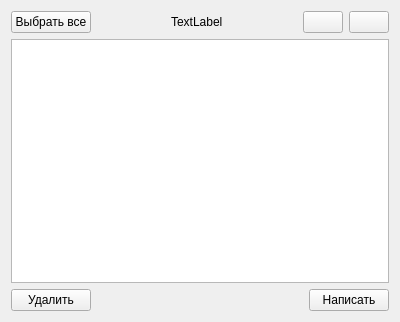
<?xml version="1.0" encoding="UTF-8"?>
<ui version="4.0">
 <class>ViewPostsWidget</class>
 <widget class="QWidget" name="ViewPostsWidget">
  <property name="geometry">
   <rect>
    <x>0</x>
    <y>0</y>
    <width>400</width>
    <height>322</height>
   </rect>
  </property>
  <property name="windowTitle">
   <string>Form</string>
  </property>
  <layout class="QVBoxLayout" name="verticalLayout">
   <item>
    <layout class="QHBoxLayout" name="horizontalLayout">
     <item>
      <widget class="QPushButton" name="mpChecked">
       <property name="text">
        <string>Выбрать все</string>
       </property>
      </widget>
     </item>
     <item>
      <spacer name="horizontalSpacer_2">
       <property name="orientation">
        <enum>Qt::Horizontal</enum>
       </property>
       <property name="sizeHint" stdset="0">
        <size>
         <width>40</width>
         <height>20</height>
        </size>
       </property>
      </spacer>
     </item>
     <item>
      <widget class="QLabel" name="mpCount">
       <property name="text">
        <string>TextLabel</string>
       </property>
      </widget>
     </item>
     <item>
      <spacer name="horizontalSpacer">
       <property name="orientation">
        <enum>Qt::Horizontal</enum>
       </property>
       <property name="sizeHint" stdset="0">
        <size>
         <width>40</width>
         <height>20</height>
        </size>
       </property>
      </spacer>
     </item>
     <item>
      <widget class="QPushButton" name="mpBack">
       <property name="text">
        <string/>
       </property>
       <property name="icon">
        <iconset resource="../../resourses.qrc">
         <normaloff>:/image/resource/back.png</normaloff>:/image/resource/back.png</iconset>
       </property>
       <property name="iconSize">
        <size>
         <width>24</width>
         <height>24</height>
        </size>
       </property>
      </widget>
     </item>
     <item>
      <widget class="QPushButton" name="mpNext">
       <property name="text">
        <string/>
       </property>
       <property name="icon">
        <iconset resource="../../resourses.qrc">
         <normaloff>:/image/resource/next.png</normaloff>:/image/resource/next.png</iconset>
       </property>
       <property name="iconSize">
        <size>
         <width>24</width>
         <height>24</height>
        </size>
       </property>
      </widget>
     </item>
    </layout>
   </item>
   <item>
    <widget class="QTableView" name="mpView">
     <property name="showGrid">
      <bool>false</bool>
     </property>
     <property name="gridStyle">
      <enum>Qt::SolidLine</enum>
     </property>
    </widget>
   </item>
   <item>
    <layout class="QHBoxLayout" name="horizontalLayout_2">
     <item>
      <widget class="QPushButton" name="mpRemove">
       <property name="text">
        <string>Удалить</string>
       </property>
      </widget>
     </item>
     <item>
      <spacer name="horizontalSpacer_3">
       <property name="orientation">
        <enum>Qt::Horizontal</enum>
       </property>
       <property name="sizeHint" stdset="0">
        <size>
         <width>40</width>
         <height>20</height>
        </size>
       </property>
      </spacer>
     </item>
     <item>
      <widget class="QPushButton" name="mpWrite">
       <property name="text">
        <string>Написать</string>
       </property>
      </widget>
     </item>
    </layout>
   </item>
  </layout>
 </widget>
 <resources>
  <include location="../../resourses.qrc"/>
  <include location="../../resourses.qrc"/>
 </resources>
 <connections/>
</ui>
